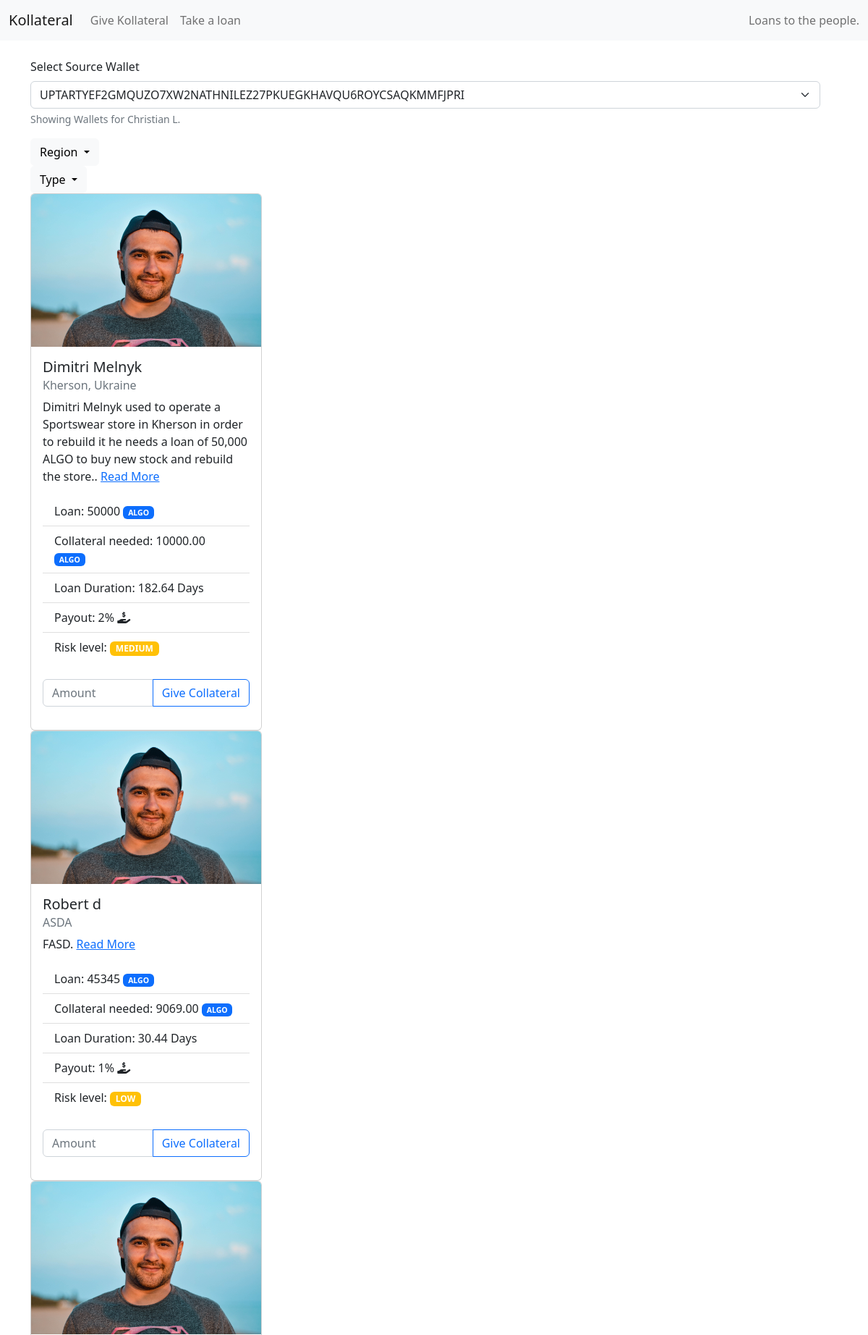
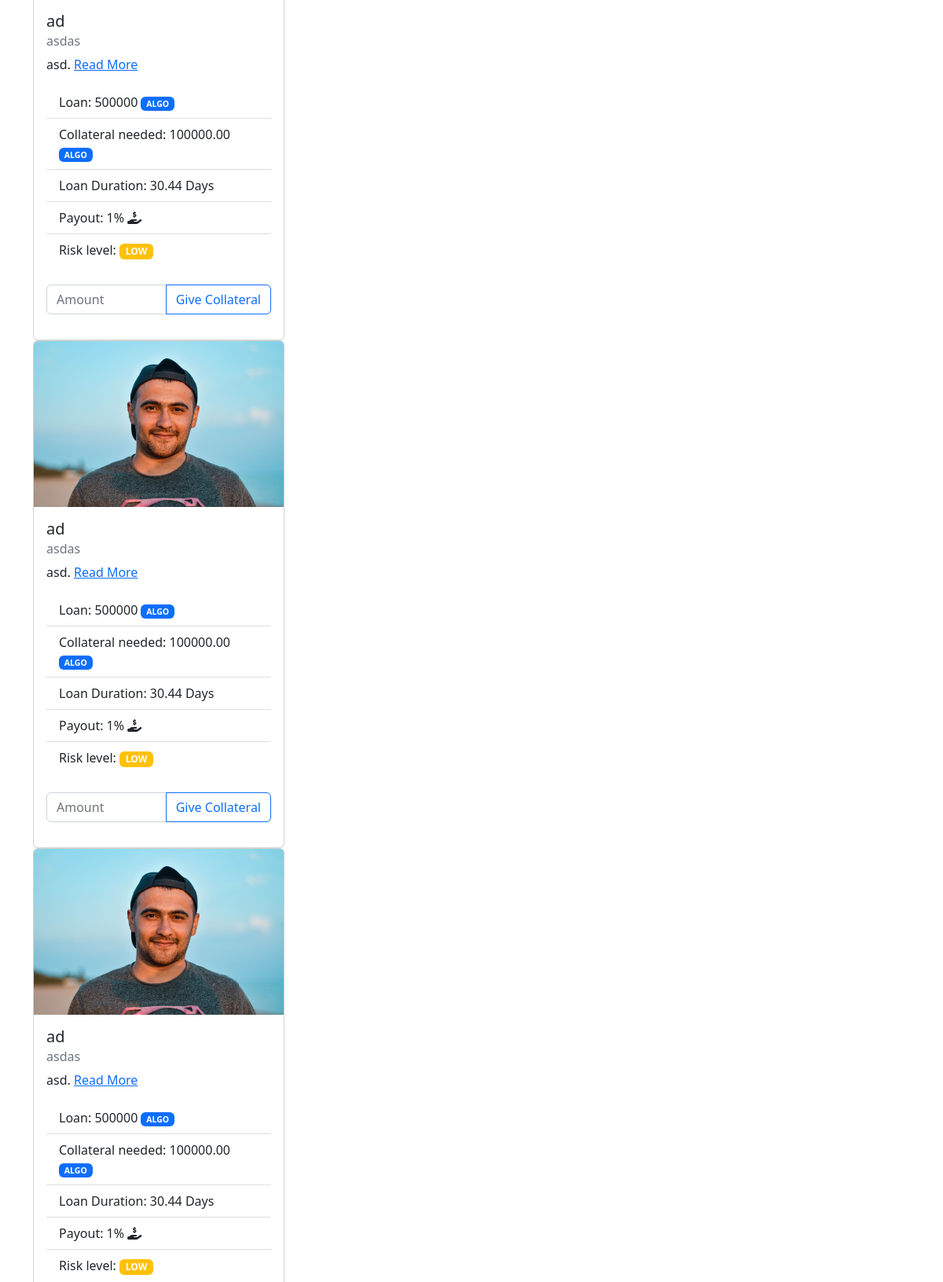
The page /give (upper part) on the database its author committed (2 pictures, top to bottom).
### tables this page shows
CREATE TABLE givers
(
	public_key text not null
		constraint givers_pk
			primary key,
	private_key text not null,
	Name TEXT not null
);

CREATE TABLE "loans"
(
	id INTEGER
		primary key autoincrement
		unique,
	name TEXT not null,
	email TEXT not null,
	story TEXT not null,
	location TEXT not null,
	wallet TEXT not null,
	escrow_wallet TEXT not null,
	max_fees INTEGER not null,
	sum INTEGER not null,
	photo BLOB not null,
	risk TEXT not null,
	loan_duration INTEGER not null,
	status TEXT default 'OPEN' not null
);

### app.py (the view)
@app.route('/give')
def show_loan_giving():
    loans = db_handler.get_open_loans()
    givers = db_handler.get_giver_accounts()
    template = env.get_template("give_collateral.html")
    return template.render(loans=loans, givers=givers)

### db_handler.py (called while the page is built)
def get_open_loans():
    conn = sqlite3.connect('loans.sqlite')
    open_loans = pd.read_sql_query("SELECT * from loans where status='OPEN'", conn)
    return open_loans.to_dict(orient="records")

def get_giver_accounts():
    conn = sqlite3.connect('loans.sqlite')
    open_loans = pd.read_sql_query("SELECT * from givers", conn)
    return open_loans.to_dict(orient="records")

### templates/give_collateral.html (shortened to what this page needs)
<!DOCTYPE html>
<html>
<head>
    {% include 'components/head.html' %}
</head>
<body>
{% include 'components/navbar.html' %}
<div class="container">
    <div class="row">
        <div class="row">
            <form>
                <div class="mb-3">
                    <label for="inputWallet" class="form-label">Select Source Wallet</label>
                    <select id="inputWallet" class="form-select" name="inputWallet" aria-describedby="walletHelp">
                        {% for account in givers %}
                            <option>{% print(account['public_key']) %}</option>
                        {% endfor %}
                    </select>
                    <div id="walletHelp" class="form-text">Showing Wallets for {% print(givers[0]['Name']) %}
                    </div>
                </div>
            </form>
        </div>
        <div class="dropdown">
            <button class="btn btn-light dropdown-toggle" type="button" data-bs-toggle="dropdown" aria-expanded="false">
                Region
            </button>
        </div>
        <div class="dropdown">
            <button class="btn btn-light dropdown-toggle" type="button" data-bs-toggle="dropdown" aria-expanded="false">
                Type
            </button>
        </div>
    </div>
    {% for l in loans %}
    <div class="card" style="width: 20rem;">
        <img src="static/dimitri.jpg" class="card-img-top" alt="...">
        <div class="card-body">
            <h5 class="card-title">{% print(l['name']) %}</h5>
            <h6 class="card-subtitle mb-2 text-muted">{% print(l['location']) %}</h6>
            <p class="card-text">{% print(l['story']) %}. <a href="#">Read
                    More</a></p>
            <ul class="list-group list-group-flush">
                <li class="list-group-item">Loan: {% print(l['sum']) %} <small><span class="badge bg-primary">ALGO</span></small></li>
                <li class="list-group-item"><a data-bs-toggle="tooltip" data-bs-title="We calculate 20% collateral for the loan.">Collateral needed:</a> {% print("{:.2f}".format(l['sum']*0.2)) %} <small><span class="badge bg-primary">ALGO</span></small>
                </li>
                <li class="list-group-item">Loan Duration: {% print( "{:.2f}".format(l['loan_duration']/86400)) %} Days</li>
                <li class="list-group-item">Payout: {% print(l['max_fees']) %}% <a data-bs-toggle="tooltip" data-bs-title="This is equivalent to {% print("{:.2f}".format(l['sum']*0.2*0.01)) %} ALGO"><i
                        class="fa-solid fa-hand-holding-dollar"></i></a></li>
                <li class="list-group-item"><a data-bs-toggle="tooltip" data-bs-title="The submitter conducts a self assessment for the risk associated with the loan.">Risk level:</a> <span class="badge bg-warning">{% print(l['risk']) %}</span></li>
            </ul>
            <br>
            <form>
                <div class="input-group mb-3" id="payment-code-{% print(l['id']) %}">
                    <input type="text" class="form-control" placeholder="Amount"
                           aria-label="Amount" aria-describedby="button-addon2" id="payment-amount-{% print(l['id']) %}">
                    <button class="btn btn-outline-primary" type="button" id="button-addon2"
                            onclick="showPaymentCode('{% print(l['escrow_wallet']) %}',
                                    '{% print(l['id']) %}')">Give Collateral</button>
                </div>
            </form>
        </div>
    </div>
    {% endfor %}
</div>
</body>
</html>

### templates/components/head.html (shortened to what this page needs)
<link href="https://cdn.jsdelivr.net/npm/bootstrap@5.2.2/dist/css/bootstrap.min.css" rel="stylesheet"
>

### templates/components/navbar.html (shortened to what this page needs)
<nav class="navbar navbar-expand-lg bg-light">
  <div class="container-fluid">
    <a class="navbar-brand" href="#">Kollateral</a>
    <div class="collapse navbar-collapse" id="navbarSupportedContent">
      <ul class="navbar-nav me-auto mb-2 mb-lg-0">
        <li class="nav-item">
          <a class="nav-link" aria-current="page" href="give">Give Kollateral</a>
        </li>
        <li class="nav-item">
          <a class="nav-link" href="take">Take a loan</a>
        </li>
      </ul>
     <span class="navbar-text">
        Loans to the people.
      </span>
    </div>
  </div>
</nav>
<br>

### rows shown on the page
givers: Name "Christian L."
loans: name "Dimitri Melnyk", location "Kherson, Ukraine", story "Dimitri Melnyk used to operate a Sportswear store in Kherson in order to rebuild it he needs a loan of 50,000 ALGO to buy new stock and rebuild the store.", sum "50000", sum "10000.00", loan_duration "182.64", max_fees "2", risk "MEDIUM"
loans: name "Robert d", location "ASDA", story "FASD", sum "45345", sum "9069.00", loan_duration "30.44", max_fees "1", risk "LOW"
loans: name "ad", location "asdas", story "asd", sum "500000", sum "100000.00", loan_duration "30.44", max_fees "1", risk "LOW"
loans: name "ad", location "asdas", story "asd", sum "500000", sum "100000.00", loan_duration "30.44", max_fees "1", risk "LOW"
loans: name "ad", location "asdas", story "asd", sum "500000", sum "100000.00", loan_duration "30.44", max_fees "1", risk "LOW"

### other values the page prints
form field inputWallet "UPTARTYEF2GMQUZO7XW2NATHNILEZ27PKUEGKHAVQU6ROYCSAQKMMFJPRI"
